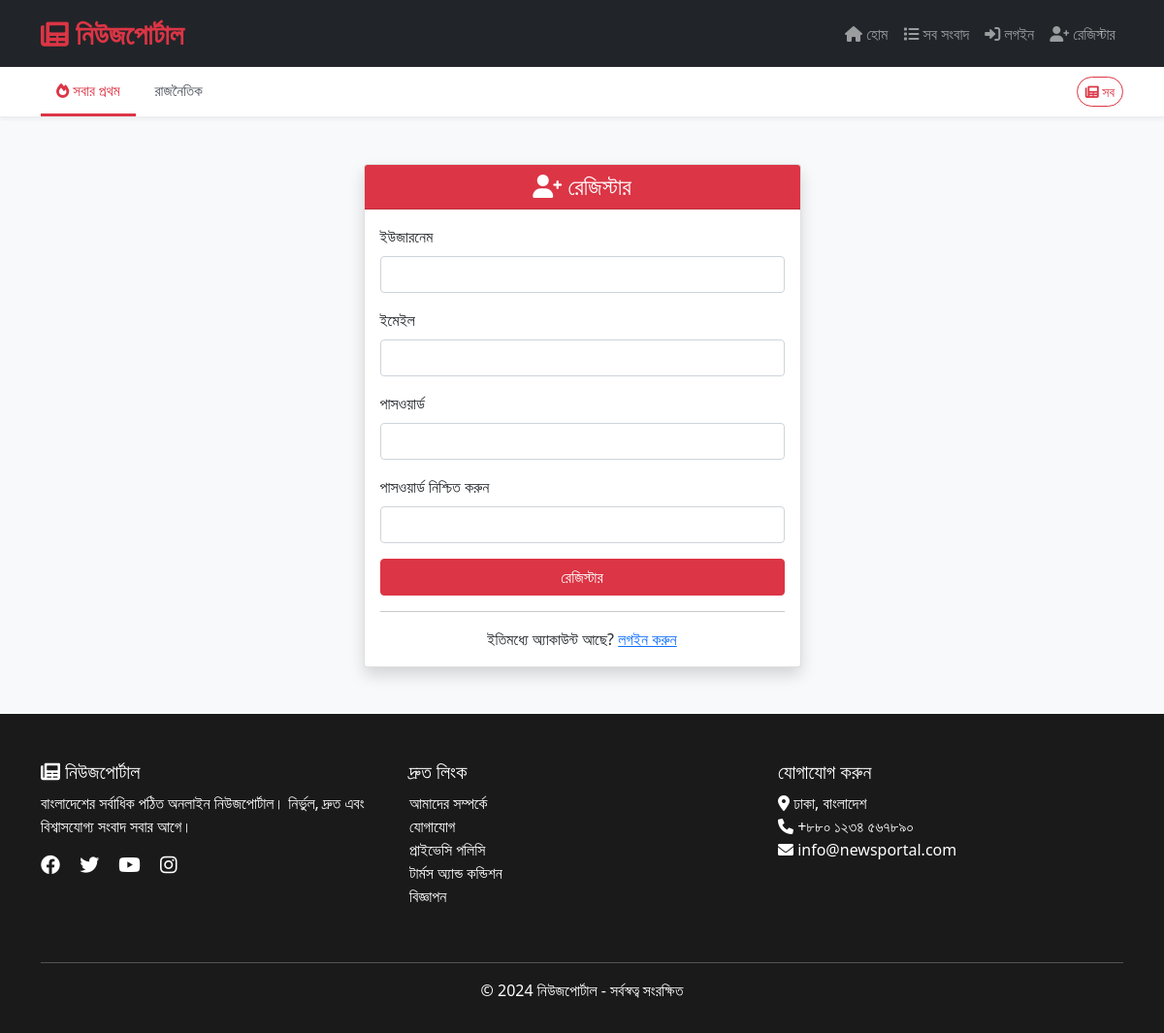
Page /register/ on the earlier database version.
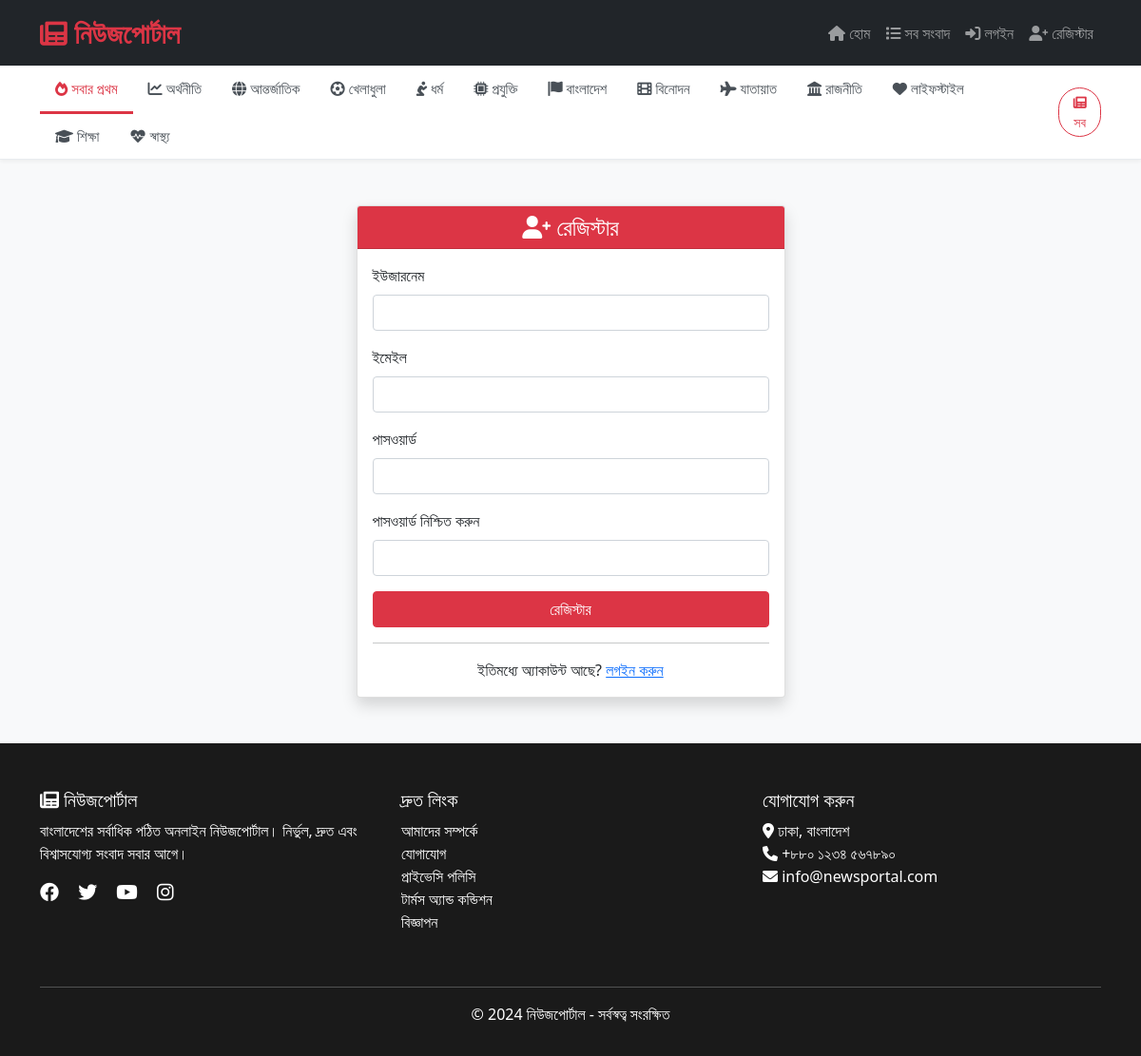
Same page on the later database version.
### news/models.py (models this page shows, shortened)
class Category(models.Model):
    name = models.CharField(max_length=100)
    slug = models.SlugField(unique=True)
    icon = models.CharField(max_length=50, blank=True, default='fa-folder')
    description = models.TextField(blank=True)
    created_at = models.DateTimeField(auto_now_add=True)
    class Meta:
        verbose_name_plural = 'Categories'
        ordering = ['name']

### news/views.py (the view)
# urls.py: path('register/', views.user_register, name='register'),
def user_register(request):
    if request.method == 'POST':
        form = UserRegistrationForm(request.POST)
        if form.is_valid():
            user = form.save()
            login(request, user)
            messages.success(request, 'আপনার অ্যাকাউন্ট সফলভাবে তৈরি হয়েছে!')
            return redirect('news:home')
        else:
            messages.error(request, 'দয়া করে সঠিক তথ্য দিন।')
    else:
        form = UserRegistrationForm()
    return render(request, 'news/register.html', {'form': form})

### news/forms.py
class UserRegistrationForm(UserCreationForm):
    email = forms.EmailField(required=True, widget=forms.EmailInput(attrs={'class': 'form-control', 'placeholder': 'ইমেইল এড্রেস'}))
    first_name = forms.CharField(required=True, widget=forms.TextInput(attrs={'class': 'form-control', 'placeholder': 'প্রথম নাম'}))
    last_name = forms.CharField(required=True, widget=forms.TextInput(attrs={'class': 'form-control', 'placeholder': 'শেষ নাম'}))
    class Meta:
        model = User
        fields = ['username', 'first_name', 'last_name', 'email', 'password1', 'password2']
    def __init__(self, *args, **kwargs):
        super().__init__(*args, **kwargs)
        self.fields['username'].widget.attrs.update({'class': 'form-control', 'placeholder': 'ইউজারনেম'})
        self.fields['password1'].widget.attrs.update({'class': 'form-control', 'placeholder': 'পাসওয়ার্ড'})
        self.fields['password2'].widget.attrs.update({'class': 'form-control', 'placeholder': 'পাসওয়ার্ড নিশ্চিত করুন'})

### news/context_processors.py (called while the page is built)
def categories(request):
    return {
        'categories': Category.objects.all()
    }

### news/templates/news/register.html (shortened to what this page needs)
{% extends 'base.html' %}
{% load static %}
{% block content %}
<div class="container mt-5">
    <div class="row justify-content-center">
        <div class="col-md-6 col-lg-5">
            <div class="card shadow">
                <div class="card-header bg-danger text-white text-center">
                    <h4 class="mb-0"><i class="fas fa-user-plus"></i> রেজিস্টার</h4>
                </div>
                <div class="card-body">
                    <form method="POST">
                        <div class="mb-3">
                            <label for="username" class="form-label">ইউজারনেম</label>
                            <input type="text" name="username" id="username" class="form-control" required>
                        </div>
                        <div class="mb-3">
                            <label for="email" class="form-label">ইমেইল</label>
                            <input type="email" name="email" id="email" class="form-control" required>
                        </div>
                        <div class="mb-3">
                            <label for="password" class="form-label">পাসওয়ার্ড</label>
                            <input type="password" name="password" id="password" class="form-control" required>
                        </div>
                        <div class="mb-3">
                            <label for="confirm_password" class="form-label">পাসওয়ার্ড নিশ্চিত করুন</label>
                            <input type="password" name="confirm_password" id="confirm_password" class="form-control" required>
                        </div>
                        <button type="submit" class="btn btn-danger w-100">রেজিস্টার</button>
                    </form>
                    <hr>
                    <p class="text-center mb-0">
                        ইতিমধ্যে অ্যাকাউন্ট আছে? <a href="{% url 'news:login' %}">লগইন করুন</a>
                    </p>
                </div>
            </div>
        </div>
    </div>
</div>
{% endblock %}

### news/templates/base.html (shortened to what the changed rows need)
<!DOCTYPE html>
<html lang="bn">
<head>
    <link href="https://cdn.jsdelivr.net/npm/bootstrap@5.1.3/dist/css/bootstrap.min.css" rel="stylesheet">
    <link rel="stylesheet" href="https://cdnjs.cloudflare.com/ajax/libs/font-awesome/6.0.0/css/all.min.css">
</head>
<body>
    {% if categories %}
    <div class="category-nav">
        <div class="container">
            <div class="d-flex justify-content-between align-items-center">
                <div class="overflow-auto flex-grow-1">
                    <ul class="nav">
                        {% for category in categories %}
                        <li class="nav-item">
                            <a class="nav-link {% if request.resolver_match.kwargs.slug == category.slug %}active{% endif %}"
                               href="{% url 'news:category_news' category.slug %}">
                                <i class="fas {{ category.icon|default:'fa-folder' }}"></i> {{ category.name }}
                            </a>
                        </li>
                        {% endfor %}
                    </ul>
                </div>
            </div>
        </div>
    </div>
    {% endif %}
</body>
</html>

Differences in the rows shown:
added Category: name "অর্থনীতি"
added Category: name "আন্তর্জাতিক"
added Category: name "খেলাধুলা"
added Category: name "ধর্ম"
added Category: name "প্রযুক্তি"
added Category: name "বাংলাদেশ"
added Category: name "বিনোদন"
added Category: name "যাতায়াত"
changed Category (number 9 of 12 on the later page): icon "fas fa-politics" → "fa-landmark" (drawn); name "রাজনৈতিক" → "রাজনীতি"
added Category: name "লাইফস্টাইল"
added Category: name "শিক্ষা"
added Category: name "স্বাস্থ্য"
